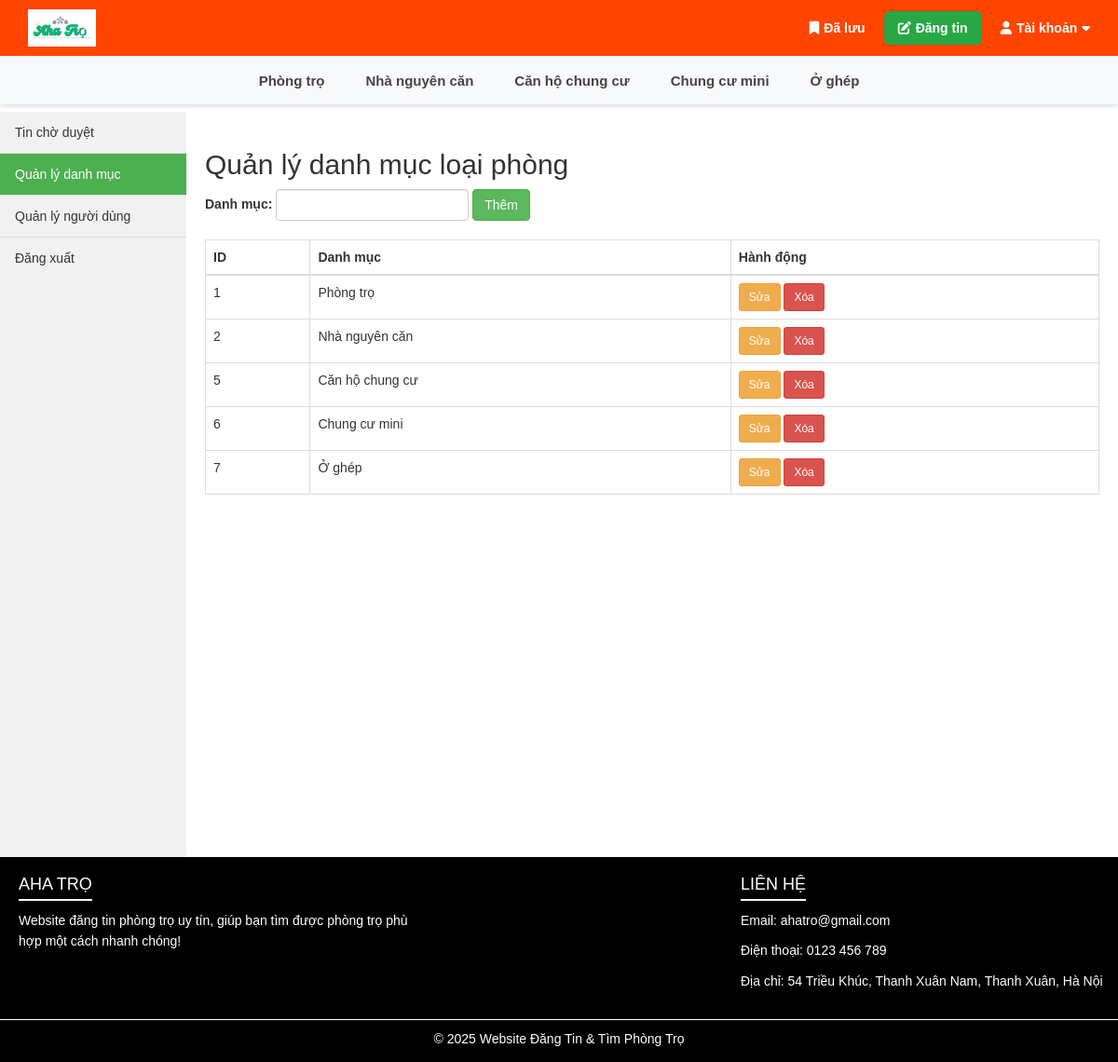
Page /admin_category.php on the committed database.
### tables this page shows
CREATE TABLE `loai_phong` (
  `idLoaiPhong` int(11) NOT NULL,
  `loaiPhong` varchar(50) NOT NULL
);

### admin_category.php (the view, shortened to what this page needs)
<?php
include 'config.php';
$loai_phongs = $conn->query("SELECT * FROM loai_phong");
?>
<!DOCTYPE html>
<html>
<head>
    <link rel="stylesheet" href="https://maxcdn.bootstrapcdn.com/bootstrap/3.4.0/css/bootstrap.min.css">
</head>
<body>
    <?php include('header.php'); ?>
    <div class="main-layout">
        <?php include('siderbar.php'); ?>
        <div class="main-content">
            <h2>Quản lý danh mục loại phòng</h2>
            <form method="POST" class="form-inline" style="margin-bottom:20px;">
                <div class="form-group">
                    <label>Danh mục:</label>
                    <input type="text" name="loaiPhong" class="form-control" required>
                </div>
                <button type="submit" name="add" class="btn btn-success">Thêm</button>
            </form>
            <table class="table table-bordered">
                <thead>
                    <tr>
                        <th>ID</th>
                        <th>Danh mục</th>
                        <th>Hành động</th>
                    </tr>
                </thead>
                <tbody>
                    <?php while ($row = $loai_phongs->fetch_assoc()): ?>
                        <tr>
                            <td><?php echo $row['idLoaiPhong']; ?></td>
                            <td><?php echo htmlspecialchars($row['loaiPhong']); ?></td>
                            <td>
                                <a href="ad_category_edit.php?id=<?php echo $row['idLoaiPhong']; ?>"
                                    class="btn btn-warning btn-sm">Sửa</a>
                                <a href="?delete=<?php echo $row['idLoaiPhong']; ?>" class="btn btn-danger btn-sm"
                                    onclick="return confirm('Xóa danh mục này?')">Xóa</a>
                            </td>
                        </tr>
                    <?php endwhile; ?>
                </tbody>
            </table>
        </div>
    </div>
    <?php include('footer.php'); ?>
</body>
</html>

### header.php (shortened to what this page needs)
<?php
$current_category = isset($_GET['id']) ? $_GET['id'] : null;
?>
<!DOCTYPE html>
<html lang="vi">
<head>
    <link rel="stylesheet" href="css/style.css">
    <link rel="stylesheet" href="https://cdnjs.cloudflare.com/ajax/libs/font-awesome/6.5.0/css/all.min.css">
</head>
<body>
    <div class="header">
        <div class="top-bar">
            <div class="top-left">
                <a href="index.php">
                    <img src="img/logo2.PNG" alt="Logo" height="40">
                </a>
            </div>
            <div class="top-right">
                <div class="top-right-items">
                    <a href="saved_posts.php" class="top-link">
                        <i class="fa-solid fa-bookmark"></i> Đã lưu
                    </a>
                    <?php
                    if (!isset($_SESSION['user_id']) || $_SESSION['user_role'] == 'user') {
                        ?> <a href="post.php" class="post-button">
                            <i class="fa-solid fa-pen-to-square"></i> Đăng tin
                        </a>
                        <?php
                    }
                    ?>
                    <div class="hdropdown">
                        <?php if (isset($_SESSION['user_name'])): ?>
                            <div class="hdropdown-toggle">
                                <i class="fa-solid fa-user"></i> <?php echo htmlspecialchars($_SESSION['user_name']); ?>
                                <i class="fa-solid fa-caret-down"></i>
                            </div>
                            <div class="hdropdown-menu">
                                <a href="c_pass.php"><i class="fa-solid fa-right-from-bracket"></i> Đổi mật khẩu</a>
                                <a href="logout.php"><i class="fa-solid fa-right-from-bracket"></i> Đăng xuất</a>
                            </div>
                        <?php else: ?>
                            <div class="hdropdown-toggle">
                                <i class="fa-solid fa-user"></i> Tài khoản <i class="fa-solid fa-caret-down"></i>
                            </div>
                        <?php endif; ?>
                    </div>
                </div>
            </div>
        </div>
        <div class="category-bar">
            <?php
            include 'config.php';
            $sql = "SELECT * FROM loai_phong";
            $result = mysqli_query($conn, $sql);
            if ($result && mysqli_num_rows($result) > 0) {
                echo '<ul class="category-menu">';
                while ($row = mysqli_fetch_assoc($result)) {
                    $id = $row['idLoaiPhong'];
                    $ten = $row['loaiPhong'];
                    $is_active = ($current_category == $id) ? 'active' : '';
                    echo '<li><a href="./category.php?id=' . $id . '" class="' . $is_active . '">' . htmlspecialchars($ten) . '</a></li>';
                }
                echo '</ul>';
            } else {
                echo '<div class="no-category">Không có loại phòng nào.</div>';
            }
            ?>
        </div>
    </div>
</body>
</html>

### css/style.css (style rules this page uses)
body { font-family: Arial, sans-serif; }
.header { position: fixed; top: 0; left: 0; width: 100%; z-index: 999; background-color: white; box-shadow: 0 2px 5px rgba(0, 0, 0, 0.1); }
.top-bar { display: flex; justify-content: space-between; align-items: center; padding: 10px 30px; background-color: orangered; color: white; }
.top-left { display: flex; align-items: center; }
.top-right { display: flex; align-items: center; }
.top-right-items { display: flex; align-items: center; gap: 20px; }
.top-link { color: white; text-decoration: none; font-weight: bold; display: flex; align-items: center; gap: 5px; transition: all 0.2s; }
.post-button { padding: 8px 15px; background-color: #28a745; color: white; border-radius: 6px; text-decoration: none; font-weight: bold; display: flex; align-items: center; gap: 5px; transition: all 0.2s; }
.hdropdown { position: relative; cursor: pointer; }
.hdropdown-toggle { font-weight: bold; color: white; display: flex; align-items: center; gap: 5px; padding: 5px 0; }
.category-bar { background-color: #f8f9fa; padding: 10px 0; box-shadow: 0 2px 4px rgba(0, 0, 0, 0.05); border-top: 1px solid #eee; }
.category-menu { display: flex; justify-content: center; gap: 20px; padding: 0; margin: 0; list-style: none; flex-wrap: wrap; }
.category-menu li { padding: 5px 0; }
.category-menu a { text-decoration: none; color: #444; font-weight: bold; font-size: 15px; padding: 8px 12px; border-radius: 4px; transition: all 0.2s; position: relative; }
.main-layout { display: flex; margin-top: 120px; }
.main-content { flex: 1; padding: 20px; }

### rows in the picture
loai_phong: loaiPhong "Phòng trọ", idLoaiPhong "1"
loai_phong: loaiPhong "Nhà nguyên căn", idLoaiPhong "2"
loai_phong: loaiPhong "Căn hộ chung cư", idLoaiPhong "5"
loai_phong: loaiPhong "Chung cư mini", idLoaiPhong "6"
loai_phong: loaiPhong "Ở ghép", idLoaiPhong "7"
